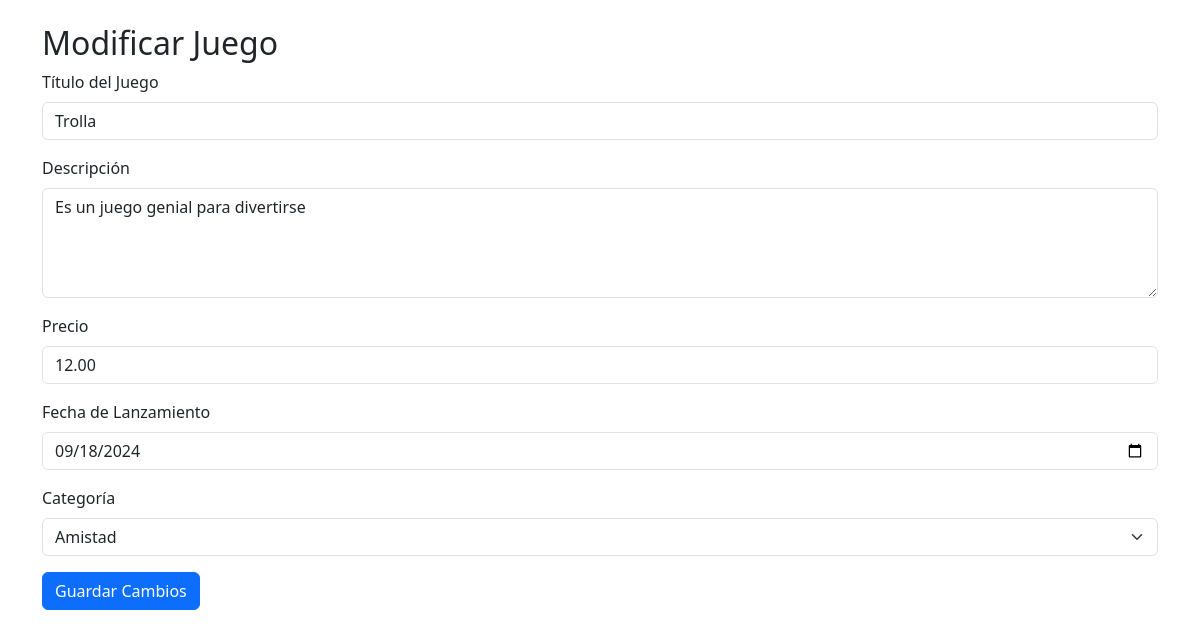
/admin/modificarjuego.php?id=1 (signed in), run on the app's committed database.
### tables this page shows
CREATE TABLE `juegos` (
  `id_juego` int NOT NULL AUTO_INCREMENT,
  `titulo` varchar(100) NOT NULL,
  `descripcion` text,
  `precio` decimal(10,2) NOT NULL,
  `fecha_lanzamiento` date DEFAULT NULL,
  `id_categoria` int DEFAULT NULL,
  PRIMARY KEY (`id_juego`),
  KEY `id_categoria` (`id_categoria`),
  CONSTRAINT `juegos_ibfk_1` FOREIGN KEY (`id_categoria`) REFERENCES `categorias` (`id_categoria`) ON DELETE SET NULL
);

### admin/modificarjuego.php (the view, shortened to what this page needs)
<?php
include_once '../conf/conf.php';
$id = isset($_GET['id']) ? $_GET['id'] : "";
$consultadev = "SELECT * FROM juegos WHERE id_juego=" . intval($id);
$ejecutar = mysqli_query($con, $consultadev);
$juego = mysqli_fetch_assoc($ejecutar);
$categorias_query = "SELECT id_categoria, nombre_categoria FROM categorias";
$categorias_resultado = mysqli_query($con, $categorias_query);
?>
<!DOCTYPE html>
<html lang="es">
<head>
    <link href="https://cdn.jsdelivr.net/npm/bootstrap@5.3.3/dist/css/bootstrap.min.css"
        rel="stylesheet">
</head>
<body>
    <div class="container mt-4">
        <h2>Modificar Juego</h2>
        <form action="controles.php" method="POST">
            <div class="mb-3">
                <label for="titulo" class="form-label">Título del Juego</label>
                <input type="text" class="form-control" id="titulo" name="titulo" value="<?php echo htmlspecialchars($juego['titulo']); ?>" required>
            </div>
            <div class="mb-3">
                <label for="descripcion" class="form-label">Descripción</label>
                <textarea class="form-control" id="descripcion" name="descripcion" rows="4" required><?php echo htmlspecialchars($juego['descripcion']); ?></textarea>
            </div>
            <div class="mb-3">
                <label for="precio" class="form-label">Precio</label>
                <input type="number" step="0.01" class="form-control" id="precio" name="precio" value="<?php echo htmlspecialchars($juego['precio']); ?>" required>
            </div>
            <div class="mb-3">
                <label for="fecha_lanzamiento" class="form-label">Fecha de Lanzamiento</label>
                <input type="date" class="form-control" id="fecha_lanzamiento" name="fecha_lanzamiento" value="<?php echo htmlspecialchars($juego['fecha_lanzamiento']); ?>" required>
            </div>
            <div class="mb-3">
                <label for="id_categoria" class="form-label">Categoría</label>
                <select class="form-select" id="id_categoria" name="id_categoria" required>
                    <?php
                    while ($categoria = mysqli_fetch_assoc($categorias_resultado)) {
                        $selected = $juego['id_categoria'] == $categoria['id_categoria'] ? 'selected' : '';
                        echo "<option value='" . $categoria['id_categoria'] . "' $selected>" . $categoria['nombre_categoria'] . "</option>";
                    }
                    ?>
                </select>
            </div>
            <button type="submit" class="btn btn-primary">Guardar Cambios</button>
        </form>
    </div>
</body>
</html>

### data on the page
juegos: titulo "Trolla", descripcion "Es un juego genial para divertirse", precio "12.00", fecha_lanzamiento "09/18/2024"

### other printed values
form field id_categoria "Amistad"
